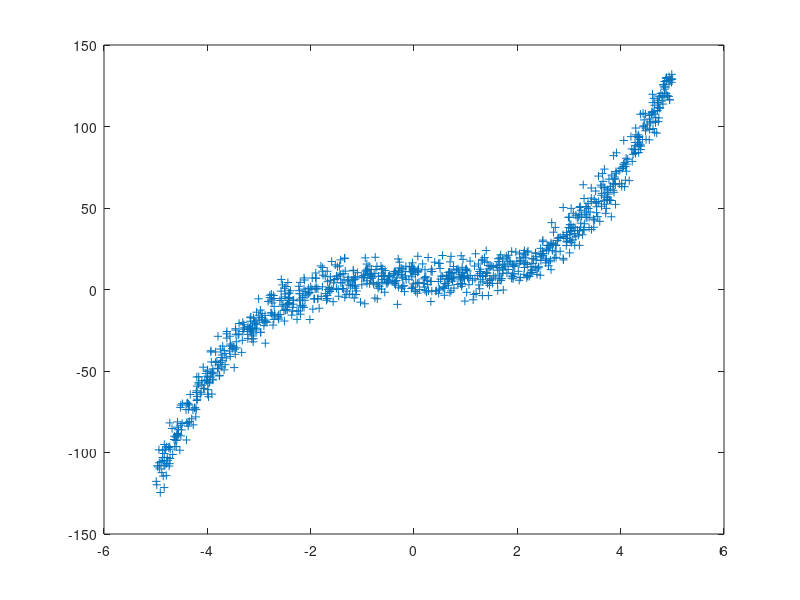

This chart was generated by the following MATLAB code: (Note: this script raises an error after producing the figure.)
unidimension=1;
if unidimension==1 % one dimension
    %%%%%% SVR 1D %%%%%%%%
    N = 1000;
    M = 1;
    t1 = rand(N,1)*10-5;
    t2 = rand(N,1)*10-5;
    
    b=7;
    y1=t1.*t1.*t1 + 13*randn(N,1)/2+b; % creating the data to learn from
    y2=t2.*t2.*t2 + 13*randn(N,1)/2+b; % exact values for the tests
    close all
    plot(t1,y1,'+'); % plot the initial data
    options=init_options_regression;
    
    [interpol,corr]=svm_regression(t2,y1,t1,options,y2);
    hold on;
    plot(t2,interpol,'r+'); % plot the tests
    ntitle=sprintf('correlation : %.4f',corr);title(ntitle);
    legend('X et Y learn','X et Y test');
    
else % two dimensions
    %%%%%% Multi-dimensionnel %%%%%%%%
    clear all;
    N = 1000;
    M = 1;
    Xlearn(:,1) = rand(N,1)*10-5;
    Xlearn(:,2) = rand(N,1)*6-2;
    Xtest(:,1) = rand(N,1)*10-5;
    Xtest(:,2) = rand(N,1)*6-2;
    b=7;
    Ylearn(:,1)=Xlearn(:,1).*Xlearn(:,1).*Xlearn(:,2) + Xlearn(:,2).*Xlearn(:,2).*Xlearn(:,2) - 7*Xlearn(:,1).*Xlearn(:,2)+randn(N,1)/2+b;
    Ylearn(:,2)=Xlearn(:,2).*Xlearn(:,2).*Xlearn(:,2) + Xlearn(:,1) - sqrt(Xlearn(:,2).*Xlearn(:,1))+randn(N,1)/3+b;
    
    Ytest(:,1)=Xtest(:,1).*Xtest(:,1).*Xtest(:,2) + Xtest(:,2).*Xtest(:,2).*Xtest(:,2) - 7*Xtest(:,1).*Xtest(:,2)+randn(N,1)/2+b;
    Ytest(:,2)=Xtest(:,2).*Xtest(:,2).*Xtest(:,2) + Xtest(:,1) - sqrt(Xtest(:,2).*Xtest(:,1))+randn(N,1)/3+b;
    options=init_options_regression;
    options.kernel_d=1;
    [interpol,corr]=svm_regression(Xtest,Ylearn,Xlearn,options,Ytest);
    close all
    % plot the result
    plot3(Xlearn(:,1),Xlearn(:,2),Ylearn(:,1),'+')
    hold on;
    plot3(Xtest(:,1),Xtest(:,2),Ytest(:,1),'r+')
    plot3(Xtest(:,1),Xtest(:,2),interpol(:,1),'g+')
    title('Sortie 1');
    legend('X et Y learn','X et Y test','X et Y estime');
    Xlearn=real(Xlearn);
    Xtest=real(Xtest);
    Ylearn=real(Ylearn);
    Ytest=real(Ytest);
    figure
    plot3(Xlearn(:,1),Xlearn(:,2),Ylearn(:,2),'+')
    hold on;
    plot3(Xtest(:,1),Xtest(:,2),Ytest(:,2),'r+')
    plot3(Xtest(:,1),Xtest(:,2),interpol(:,2),'g+')
    title('Sortie 2');
    legend('X et Y learn','X et Y test','X et Y estime');
end

%
%
%
% options:
%
% -s svm_type : set type of SVM (default 0)
%
% 	0 -- C-SVC
%
% 	1 -- nu-SVC
%
% 	2 -- one-class SVM
%
% 	3 -- epsilon-SVR
%
% 	4 -- nu-SVR
%
% -t kernel_type : set type of kernel function (default 2)
%
% 	0 -- linear: u'*v
%
% 	1 -- polynomial: (gamma*u'*v + coef0)^degree
%
% 	2 -- radial basis function: exp(-gamma*|u-v|^2)
%
% 	3 -- sigmoid: tanh(gamma*u'*v + coef0)
%
% -d degree : set degree in kernel function (default 3)
%
% -g gamma : set gamma in kernel function (default 1/num_features)
%
% -r coef0 : set coef0 in kernel function (default 0)
%
% -c cost : set the parameter C of C-SVC, epsilon-SVR, and nu-SVR (default 1)
%
% -n nu : set the parameter nu of nu-SVC, one-class SVM, and nu-SVR (default 0.5)
%
% -p epsilon : set the epsilon in loss function of epsilon-SVR (default 0.1)
%
% -m cachesize : set cache memory size in MB (default 100)
%
% -e epsilon : set tolerance of termination criterion (default 0.001)
%
% -h shrinking: whether to use the shrinking heuristics, 0 or 1 (default 1)
%
% -b probability_estimates: whether to train a SVC or SVR model for probability estimates, 0 or 1 (default 0)
%
% -wi weight: set the parameter C of class i to weight*C, for C-SVC (default 1)
%
% The k in the -g option means the number of attributes in the input data.
